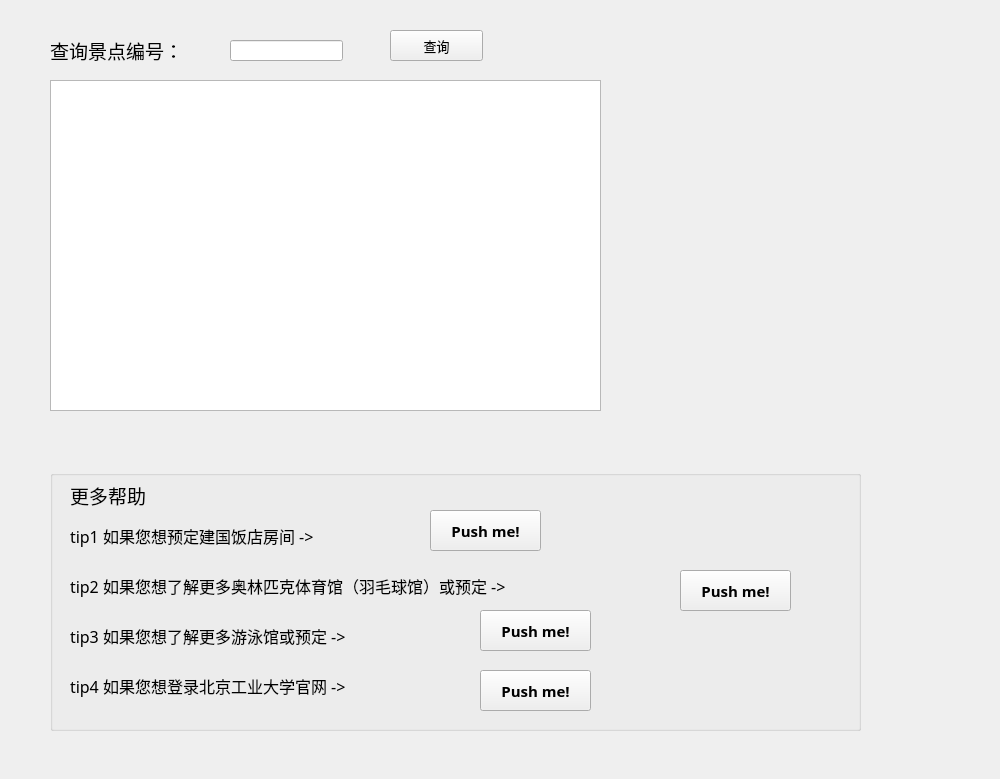
<?xml version="1.0" encoding="UTF-8"?>
<ui version="4.0">
 <class>Inquiry</class>
 <widget class="QWidget" name="Inquiry">
  <property name="geometry">
   <rect>
    <x>0</x>
    <y>0</y>
    <width>1000</width>
    <height>779</height>
   </rect>
  </property>
  <property name="windowTitle">
   <string>Form</string>
  </property>
  <widget class="QLabel" name="label_2">
   <property name="geometry">
    <rect>
     <x>50</x>
     <y>30</y>
     <width>171</width>
     <height>41</height>
    </rect>
   </property>
   <property name="font">
    <font>
     <family>黑体</family>
     <pointsize>14</pointsize>
    </font>
   </property>
   <property name="text">
    <string>查询景点编号：</string>
   </property>
  </widget>
  <widget class="QLineEdit" name="lineEdit_num">
   <property name="geometry">
    <rect>
     <x>230</x>
     <y>40</y>
     <width>113</width>
     <height>21</height>
    </rect>
   </property>
  </widget>
  <widget class="QTextEdit" name="textEdit">
   <property name="geometry">
    <rect>
     <x>50</x>
     <y>80</y>
     <width>551</width>
     <height>331</height>
    </rect>
   </property>
   <property name="font">
    <font>
     <family>黑体</family>
     <pointsize>11</pointsize>
     <weight>50</weight>
     <bold>false</bold>
    </font>
   </property>
  </widget>
  <widget class="QLabel" name="label_picture">
   <property name="geometry">
    <rect>
     <x>630</x>
     <y>10</y>
     <width>361</width>
     <height>441</height>
    </rect>
   </property>
   <property name="text">
    <string/>
   </property>
  </widget>
  <widget class="QPushButton" name="pushButton_inquiry">
   <property name="geometry">
    <rect>
     <x>390</x>
     <y>30</y>
     <width>93</width>
     <height>31</height>
    </rect>
   </property>
   <property name="font">
    <font>
     <family>黑体</family>
     <pointsize>10</pointsize>
    </font>
   </property>
   <property name="text">
    <string>查询</string>
   </property>
  </widget>
  <widget class="QGroupBox" name="groupBox_help">
   <property name="geometry">
    <rect>
     <x>50</x>
     <y>470</y>
     <width>811</width>
     <height>261</height>
    </rect>
   </property>
   <property name="title">
    <string/>
   </property>
   <widget class="QLabel" name="label">
    <property name="geometry">
     <rect>
      <x>20</x>
      <y>10</y>
      <width>121</width>
      <height>31</height>
     </rect>
    </property>
    <property name="font">
     <font>
      <family>黑体</family>
      <pointsize>14</pointsize>
     </font>
    </property>
    <property name="text">
     <string>更多帮助</string>
    </property>
   </widget>
   <widget class="QLabel" name="label_3">
    <property name="geometry">
     <rect>
      <x>20</x>
      <y>50</y>
      <width>341</width>
      <height>31</height>
     </rect>
    </property>
    <property name="font">
     <font>
      <family>黑体</family>
      <pointsize>12</pointsize>
     </font>
    </property>
    <property name="text">
     <string>tip1 如果您想预定建国饭店房间 -&gt;</string>
    </property>
   </widget>
   <widget class="QPushButton" name="pushButton_hotel">
    <property name="geometry">
     <rect>
      <x>380</x>
      <y>40</y>
      <width>111</width>
      <height>41</height>
     </rect>
    </property>
    <property name="font">
     <font>
      <family>Segoe UI Black</family>
      <pointsize>11</pointsize>
      <weight>75</weight>
      <bold>true</bold>
     </font>
    </property>
    <property name="text">
     <string>Push me!</string>
    </property>
   </widget>
   <widget class="QLabel" name="label_4">
    <property name="geometry">
     <rect>
      <x>20</x>
      <y>100</y>
      <width>601</width>
      <height>31</height>
     </rect>
    </property>
    <property name="font">
     <font>
      <family>黑体</family>
      <pointsize>12</pointsize>
     </font>
    </property>
    <property name="text">
     <string>tip2 如果您想了解更多奥林匹克体育馆（羽毛球馆）或预定 -&gt;</string>
    </property>
   </widget>
   <widget class="QPushButton" name="pushButton_badminton">
    <property name="geometry">
     <rect>
      <x>630</x>
      <y>100</y>
      <width>111</width>
      <height>41</height>
     </rect>
    </property>
    <property name="font">
     <font>
      <family>Segoe UI Black</family>
      <pointsize>11</pointsize>
      <weight>75</weight>
      <bold>true</bold>
     </font>
    </property>
    <property name="text">
     <string>Push me!</string>
    </property>
   </widget>
   <widget class="QLabel" name="label_5">
    <property name="geometry">
     <rect>
      <x>20</x>
      <y>150</y>
      <width>401</width>
      <height>31</height>
     </rect>
    </property>
    <property name="font">
     <font>
      <family>黑体</family>
      <pointsize>12</pointsize>
     </font>
    </property>
    <property name="text">
     <string>tip3 如果您想了解更多游泳馆或预定 -&gt;</string>
    </property>
   </widget>
   <widget class="QPushButton" name="pushButton_swim">
    <property name="geometry">
     <rect>
      <x>430</x>
      <y>140</y>
      <width>111</width>
      <height>41</height>
     </rect>
    </property>
    <property name="font">
     <font>
      <family>Segoe UI Black</family>
      <pointsize>11</pointsize>
      <weight>75</weight>
      <bold>true</bold>
     </font>
    </property>
    <property name="text">
     <string>Push me!</string>
    </property>
   </widget>
   <widget class="QLabel" name="label_6">
    <property name="geometry">
     <rect>
      <x>20</x>
      <y>200</y>
      <width>401</width>
      <height>31</height>
     </rect>
    </property>
    <property name="font">
     <font>
      <family>黑体</family>
      <pointsize>12</pointsize>
     </font>
    </property>
    <property name="text">
     <string>tip4 如果您想登录北京工业大学官网 -&gt;</string>
    </property>
   </widget>
   <widget class="QPushButton" name="pushButton_schoolweb">
    <property name="geometry">
     <rect>
      <x>430</x>
      <y>200</y>
      <width>111</width>
      <height>41</height>
     </rect>
    </property>
    <property name="font">
     <font>
      <family>Segoe UI Black</family>
      <pointsize>11</pointsize>
      <weight>75</weight>
      <bold>true</bold>
     </font>
    </property>
    <property name="text">
     <string>Push me!</string>
    </property>
   </widget>
  </widget>
 </widget>
 <resources/>
 <connections/>
</ui>
